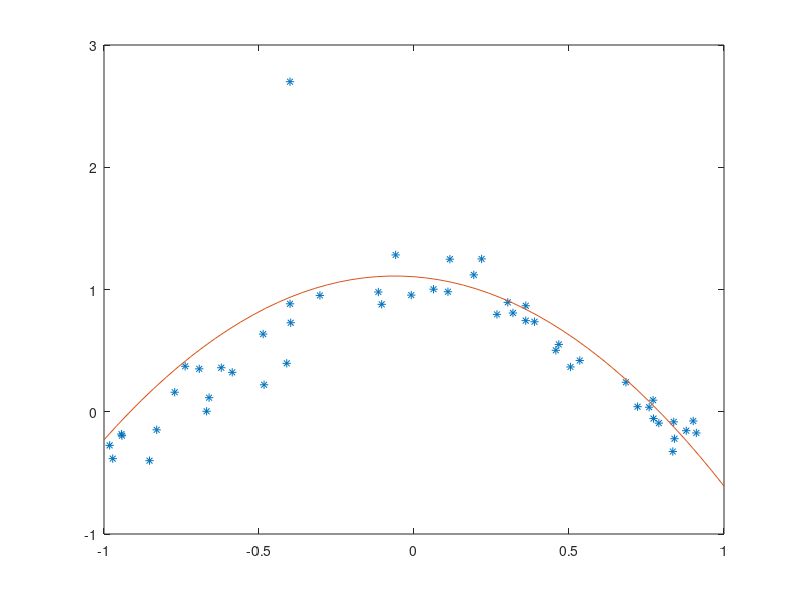

Reproduce this figure in MATLAB. (Note: this script raises an error after producing the figure.)
%% Alinea 3.a.
% Análise do gráfico obtido
L1 = load('data/data1.mat')
aux = ones(1,20)'
X = [aux L1.x]
Y = [aux L1.y]
beta = inv(X'*X)*X'*Y
x = (-1:0.1:0.9)'
plot(L1.x,L1.y,'*')
hold on
plot(x,[aux x]*beta(:,2))
hold off

%% Alinea 3.b.
% beta são os coeficientes e o SEE é o erro obtido
f = [aux x]*beta(:,2)
y = sort(L1.y)
SSE = sum((y-f).^2)

%% Alinea 4.a.
L2 = load('data/data2.mat')
aux2 = ones(1,50)'
X2 = [aux2 L2.x L2.x.^2]
Y2 = [aux2 L2.y L2.y.^2]
beta2 = inv(X2'*X2)*X2'*Y2
x2 = (-1:0.04:0.96)'
plot(L2.x,L2.y,'*')
hold on
plot(x2,[aux2 x2 x2.^2]*beta2(:,3))
hold off

%% Alinea 4.b.
% beta são os coeficientes e o SEE é o erro obtido
f2 = [aux2 x2 x2.^2]*beta2(:,3)
y2 = sort(L2.y)
SSE2 = sum((y2-f2).^2)

%% Alinea 5.a.
L2a = load('data/data2a.mat')
aux2a = ones(1,51)'
X2a = [aux2a L2a.x L2a.x.^2]
Y2a = [aux2a L2a.y L2a.y.^2]
beta2a = inv(X2a'*X2a)*X2a'*Y2a
x2a = (-1:0.04:1.0)'
plot(L2a.x,L2a.y,'*')
hold on
plot(x2a,[aux2a x2a x2a.^2]*beta2a(:,3))
hold off

%% Alinea 5.b.
% beta são os coeficientes e o SEE é o erro obtido
f2a = [aux2a x2a x2a.^2]*beta2a(:,3)
y2a = sort(L2a.y)
SSE2a = sum((y2a-f2a).^2)

% 2 - Regularization

%% 2.
L3 = load('data/data3.mat')
[B,FitInfo] = lasso(L3.X,L3.Y)
lassoPlot(B,FitInfo,'PlotType','Lambda','XScale','log')
lgd = legend('\beta_{1}','\beta_{2}','\beta_{3}')
hold on
p=3
p = p+1
[n,m] = size(L3.X)
X = ones(n,p)
Y = L3.Y

for i=1:n
    for j=1:p
        X(i,j) = L3.X(i,1).^(j-1);
    end
end

Beta = inv(X'*X)*X'*Y

z = (-1:0.04:0.96)
%z = (-1:0.1:0.9); 

Z = ones(n,p)
z=z'
for i=1:n
    for j=1:p
        Z(i,j) = z(i,1).^(j-1)
    end
end

plot([0.002,0.002,0.002],Beta(2:4),'*')
hold off

% 3. On paper

%% 4.

lab = FitInfo.Lambda(51:100)
I = eye(4)
[a,b]=size(lab)
Beta3 = ones(4,b)
SSE3 = ones(1,b)
for i=1:b
    column3 = (inv(X'*X+lab(i)*I)*X'*Y)'
    Beta3(:,i) = column3
end
for i=1:b
    f3 = X*Beta3(:,i)
    y3 = sort(L3.Y)
    SSE3(:,i) = sum((y3-f3).^2)
end
